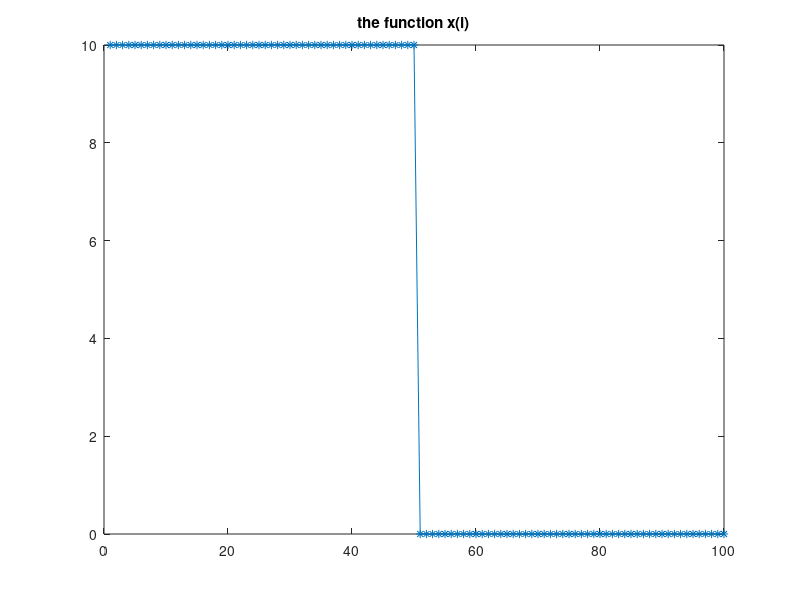
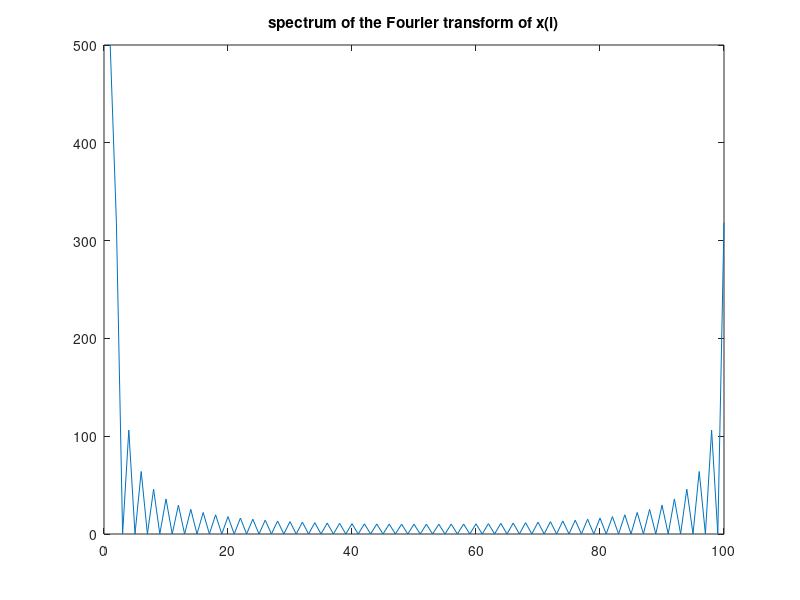
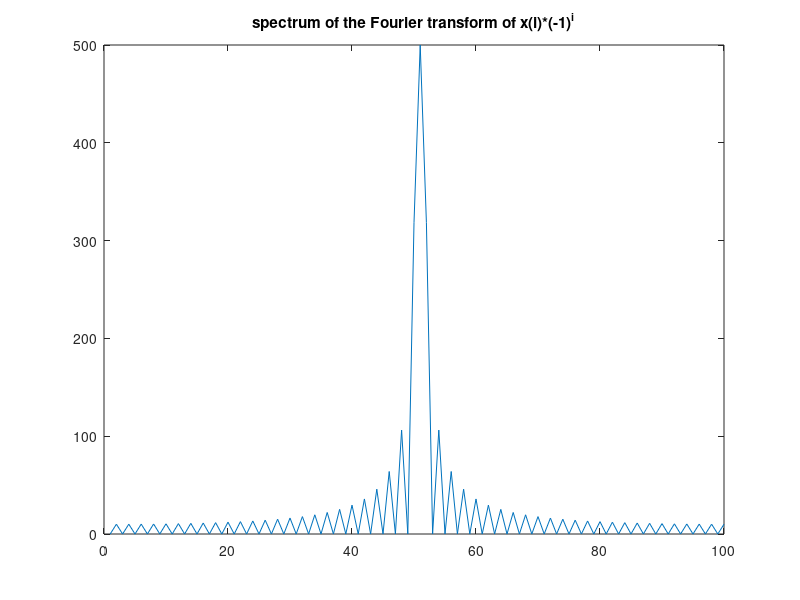

These charts were generated, in order, by the following MATLAB code:
%%%%%%%%%%%%%%%%%%%%%%%%%%%%%%%%%%%%%%%%%%%%%%%%%%%%%%%%%%%%%%%%%%%%%%%
%%% For length N input vector x, the DFT is a length N vector X,
%%%    with elements
%%%
%%%               N
%%%     X(k) =   sum  x(n)*exp(-j*2*pi*(k-1)*(n-1)/N), 1 <= k <= N.
%%%              n=1
%%%
%%%%%%%%%%%%%%%%%%%%%%%%%%%%%%%%%%%%%%%%%%%%%%%%%%%%%%%%%%%%%%%%%%%%%%%

%%% NOTE: NEEDS TO DEVIDE BY N


M=100;

%%% define a discrete 1D function x(i) 
for i=1:M/2
    x(i)=10;
end

for i=(M/2)+1:M
    x(i)=0;
end

plot(x,'*-'); title('the function x(i)'); 

%%% compute the 1D DFT of x(i) 
x1=fft(x); 

%%% compute the spectrum 
x2=abs(x1);

%%% plot the spectrum 
figure
plot(x2); title('spectrum of the Fourier transform of x(i)'); 


%%% multiply the original function by (-1)^i 
for i=1:M
    w(i)=x(i)*(-1)^(i-1);
end

%%% take the DFT of w(i) 
w1=fft(w);

%%% compute its spectrum 
w2=abs(w1);

%%% plot the new spectrum 
figure 
plot(w2); title('spectrum of the Fourier transform of x(i)*(-1)^i');